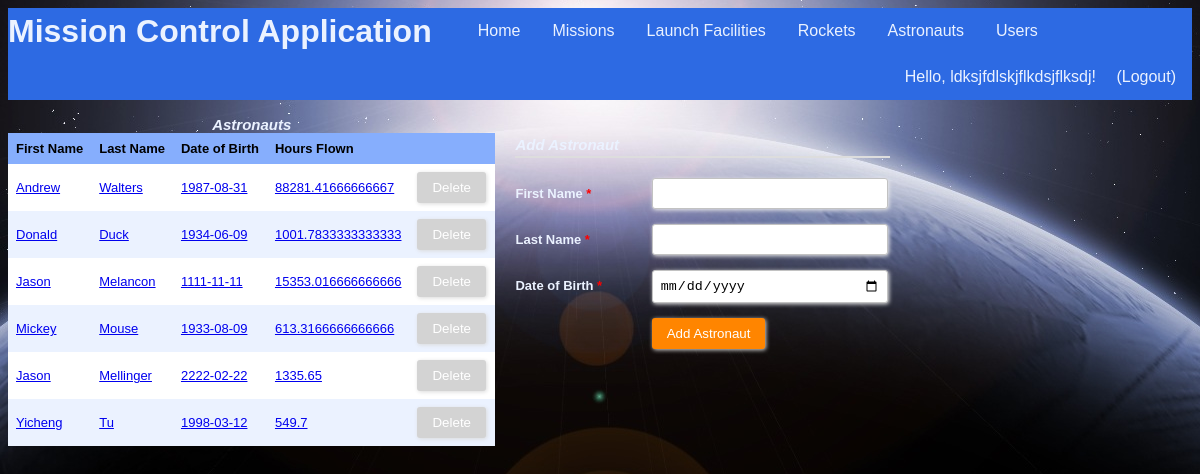
Screenshot of /astronauts (signed in) with the database file from the repository.
### tables this page shows
CREATE TABLE "Users" (
	`uid`	INTEGER NOT NULL PRIMARY KEY AUTOINCREMENT,
	`firstName`	TEXT NOT NULL,
	`lastName`	TEXT NOT NULL,
	`username`	TEXT NOT NULL UNIQUE,
	`password`	TEXT NOT NULL,
	`regTime`	TEXT NOT NULL,
	`lastLoginTime`	TEXT,
	`pid`	INTEGER NOT NULL
);

CREATE TABLE "Astronauts" (
	`aid`	INTEGER NOT NULL PRIMARY KEY AUTOINCREMENT,
	`firstName`	TEXT NOT NULL,
	`lastName`	TEXT NOT NULL,
	`dob`	TEXT NOT NULL
);

### app.py (the view, shortened to what this page needs)
@app.route("/astronauts", methods=["GET", "POST"])
@login_required
def showAstronauts():
    conn = sqlite3.connect(dbPath)
    conn.row_factory = sqlite3.Row
    c = conn.cursor()
    c.execute("SELECT aid, A.aid IN (SELECT aid FROM Crew) AS cannotDelete, firstName, lastName, dob, (SELECT SUM((strftime('%s',M.landTime) - strftime('%s',M.launchTime))/3600.0) FROM Mission M, Crew C WHERE M.mid = C.mid AND C.aid = A.aid) AS hoursFlown FROM Astronauts A")
    results = c.fetchall()
    formInputs = [['firstName', 'text', 'First Name', []], ['lastName', 'text', 'Last Name', []], ['dob', 'date', 'Date of Birth', []]]
    conn.commit()
    conn.close()
    return render_template("astronauts.html", headers=("First Name","Last Name","Date of Birth","Hours Flown"), rows=results, inputs=formInputs)

### app.py (called while the page is built)
@login_manager.user_loader
def load_user(username):
    userRecord = DBgetUser(username)
    if userRecord:
        return User(userRecord["username"], userRecord["password"], True)
    return None

def DBgetUser(username):
    conn = sqlite3.connect(dbPath)
    conn.row_factory = sqlite3.Row
    c = conn.cursor()
    c.execute("SELECT * from Users WHERE username = ?", (username,))
    userRecord = c.fetchone()
    conn.close()
    return userRecord

### templates/astronauts.html (shortened to what this page needs)
{% extends "main_template.html" %}
{% from 'macros.html' import GenerateTable, GenerateFormToAddEntry %}
{% block body %}
<section style="float:left">
	{{ GenerateTable('Astronauts', headers, rows, 'aid') }}
</section>
<section style="float:left">
	{{ GenerateFormToAddEntry('Add Astronaut', inputs) }}
</section>
{% endblock %}

### templates/main_template.html (shortened to what this page needs)
<!DOCTYPE html>
<html>
	<head>
		<link rel="stylesheet" type= "text/css" href="{{ url_for('static', filename='styles.css') }}">
	</head>
	<body>
		<header>
			<ul class="nav">
				<h1 class="nav">Mission Control Application</h1>
				<li class="nav"><a class="nav" href="{{ url_for('index') }}">Home</a></li>
				{% if current_user.is_authenticated %}
				<li class="nav"><a class="nav" href="{{ url_for('showMissions') }}">Missions</a></li>
				<li class="nav"><a class="nav" href="{{ url_for('showFacilities') }}">Launch Facilities</a></li>
				<li class="nav"><a class="nav" href="{{ url_for('showRockets') }}">Rockets</a></li>
				<li class="nav"><a class="nav" href="{{ url_for('showAstronauts') }}">Astronauts</a></li>
				<li class="nav"><a class="nav" href="{{ url_for('showUsers') }}">Users</a></li>
				{% endif %}
				<div class="user-greeting">
					{% if current_user.is_authenticated %}
  						Hello, {{ current_user.id }}!    <a class="nav" href="{{ url_for('showLogout') }}">(Logout)</a>
					{% else %}
						Hello, guest!    <a class="nav" href="{{ url_for('showLogin') }}">Login</a><a class="nav" href="{{ url_for('showSignup') }}">Sign Up</a>
					{% endif %}
				</div>
			</ul>
		</header>
		{% block body %}{% endblock %}
	</body>
</html>

### templates/macros.html (shortened to what this page needs)
{% macro GenerateTable(title, headers, rows, keyName) %}
	{% if rows %}
		<table>
			<caption>
				{{title}}
			</caption>
			<tr>
				{% for header in headers %}
				<th>{{header}}</th>
				{% endfor %}
				<th/>
			</tr>
			{% for row in rows %}
			<tr id ="{{row[keyName]}}">
				{% for value in row %}
					{% if loop.index0 > 1 %}
						<td>
							{% if title == "Astronauts" %}
								<a href="{{ url_for('showAstronautInfo', aid = row[keyName]) }}">{{value|safe}}</a>
							{% else %}
								{{value|safe}}
							{% endif %}
						</td>
					{% endif %}
				{% endfor %}
				{% if row[1] == 1 %}
					{% set disabled = 'disabled' %}
				{% else %}
					{% set disabled = '' %}
				{% endif %}
				<td>
					<div class="form-style-2" style="width:70px; padding: 0px 0px 0px 0px;">
						<form method="post">
							<input type="submit" value="Delete" name="delete.{{ row[0] }}" {{disabled}}/>
						</form>
					</div>
				</td>
			</tr>
			{% endfor %}
		</table>
	{% else %}
		No records found!
	{% endif %}
{% endmacro %}
{% macro GenerateFormToAddEntry(submitButtonText, inputs) %}
	<div class="form-style-2">
	<div class="form-style-2-heading">{{submitButtonText}}</div>
	<form method="post">
		{% for fieldName, fieldType, fieldLabel, optionalValues in inputs %}
			{% if fieldType == 'text' %}
				<label for="{{fieldName}}"><span>{{fieldLabel}} <span class="required">*</span></span><input type="text" class="input-field" name="{{fieldName}}" required/></label>
			{% elif fieldType == 'password' %}
				<label for="{{fieldName}}"><span>{{fieldLabel}} <span class="required">*</span></span><input type="password" class="input-field" name="{{fieldName}}" required/></label>
			{% elif fieldType == 'number' %}
				<label for="{{fieldName}}"><span>{{fieldLabel}} <span class="required">*</span></span><input type="number" class="input-field" name="{{fieldName}}" required/></label>
			{% elif fieldType == 'selectmultiple' %}
				<label for="{{fieldName}}"><span>{{fieldLabel}} <span class="required">*</span></span><select multiple name="{{fieldName}}" class="select-field" required>
				{% for id, displayName in optionalValues %}
					<option value="{{id}}">{{displayName}}</option>
				{% endfor %}
				</select></label>
			{% elif fieldType == 'datetime' %}
				<label for="{{fieldName}}"><span>{{fieldLabel}} <span class="required">*</span></span><input type="datetime-local" class="input-field" name="{{fieldName}}" id="{{optionalValues[0]}}" onchange="changeEnd()" required></label>
			{% elif fieldType == 'date' %}
				<label for="{{fieldName}}"><span>{{fieldLabel}} <span class="required">*</span></span><input type="date" class="input-field" name="{{fieldName}}" required></label>
			{% elif fieldType == 'radio' %}
				<label for="{{fieldName}}"><span>{{fieldLabel}} <span class="required">*</span></span>
				{% for id, displayName in optionalValues %}
					<input type="radio" name="permission" value="{{id}}" required> {{displayName}}
				{% endfor %}
				</label>
			{% endif %}
		{% endfor %}
		<label><span>&nbsp;</span><input type="submit" value="{{submitButtonText}}"/></label>
	</form>
	</div>
{% endmacro %}

### static/styles.css (style rules this page uses)
:root { --light-blue: #EBF2FF; --medium-blue: #86AEFD; --dark-blue: #2D6AE3; }
ul.nav { list-style-type: none; text-align: center; display: block; margin: 0; padding: 0; overflow: hidden; background-color: var(--dark-blue); }
li.nav { float: left; }
a.nav { display: inline-block; color: var(--light-blue); text-align: center; padding: 14px 16px; text-decoration: none; font-family: "Trebuchet MS", Helvetica, sans-serif; }
h1.nav { float: left; margin: 0; padding: 5px 30px 0px 0px; font-family: "Trebuchet MS", Helvetica, sans-serif; color: var(--light-blue); vertical-align: bottom; }
.user-greeting { float: right; list-style-type: none; text-align: center; margin: 0; overflow: hidden; background-color: var(--dark-blue); text-align: center; vertical-align: center; text-decoration: none; font-family: "Trebuchet MS", Helvetica, sans-serif; color: var(--light-blue); }
table { border-collapse: collapse; width: 100%; table-layout: auto; }
th, td { text-align: left; padding: 8px; font: 13px Arial, Helvetica, sans-serif; }
caption { font: 13px Arial, Helvetica, sans-serif; font-weight: bold; font-style: italic; font-size: 15px; color: var(--light-blue); }
tr { background-color: var(--light-blue) }
tr:nth-child(even) { background-color: white }
th { background-color: var(--medium-blue); font-weight: bold; }
.form-style-2 { width: 375px; max-width: 650px; padding: 20px 12px 10px 20px; font: 13px Arial, Helvetica, sans-serif; color: var(--light-blue); }
.form-style-2-heading { font-weight: bold; font-style: italic; border-bottom: 2px solid #ddd; margin-bottom: 20px; font-size: 15px; padding-bottom: 3px; }
.form-style-2 label { display: block; margin: 0px 0px 15px 0px; }
.form-style-2 label > span { width: 35%; font-weight: bold; float: left; padding-top: 8px; padding-right: 5px; }
.form-style-2 span.required { color:red; }
.form-style-2 input.input-field { width: 63%; }
.form-style-2 input.input-field, .form-style-2 .tel-number-field, .form-style-2 .textarea-field, .form-style-2 .select-field { box-sizing: border-box; -webkit-box-sizing: border-box; -moz-box-sizing: border-box; border: 1px solid #C2C2C2; box-shadow: 1px 1px 4px #EBEBEB; -moz-box-shadow: 1px 1px 4px #EBEBEB; -webkit-box-shadow: 1px 1px 4px #EBEBEB; border-radius: 3px; -webkit-border-radius: 3px; -moz-border-radius: 3px; padding: 7px; outline: none; }
.form-style-2 input[type=submit], .form-style-2 input[type=button] { border: none; padding: 8px 15px 8px 15px; background: #FF8500; color: #fff; box-shadow: 1px 1px 4px #DADADA; -moz-box-shadow: 1px 1px 4px #DADADA; -webkit-box-shadow: 1px 1px 4px #DADADA; border-radius: 3px; -webkit-border-radius: 3px; -moz-border-radius: 3px; }
.form-style-2 input[type=submit]:disabled, .form-style-2 input[type=button]:disabled { background: lightgray; color: #fff; }

### rows the page displays
Users: id "ldksjfdlskjflkdsjflksdj"
Astronauts: firstName "Andrew", lastName "Walters", dob "1987-08-31", row "88281.41666666667"
Astronauts: firstName "Donald", lastName "Duck", dob "1934-06-09", row "1001.7833333333333"
Astronauts: firstName "Jason", lastName "Melancon", dob "1111-11-11", row "15353.016666666666"
Astronauts: firstName "Mickey", lastName "Mouse", dob "1933-08-09", row "613.3166666666666"
Astronauts: firstName "Jason", lastName "Mellinger", dob "2222-02-22", row "1335.65"
Astronauts: firstName "Yicheng", lastName "Tu", dob "1998-03-12", row "549.7"

### other values shown
{{ title }} "Astronauts"
{{ header }} "First Name" "Last Name" "Date of Birth" "Hours Flown"
{{ submitButtonText }} "Add Astronaut"
{{ fieldLabel }} "First Name" "Last Name"
{{ fieldLabel }} "Date of Birth"
